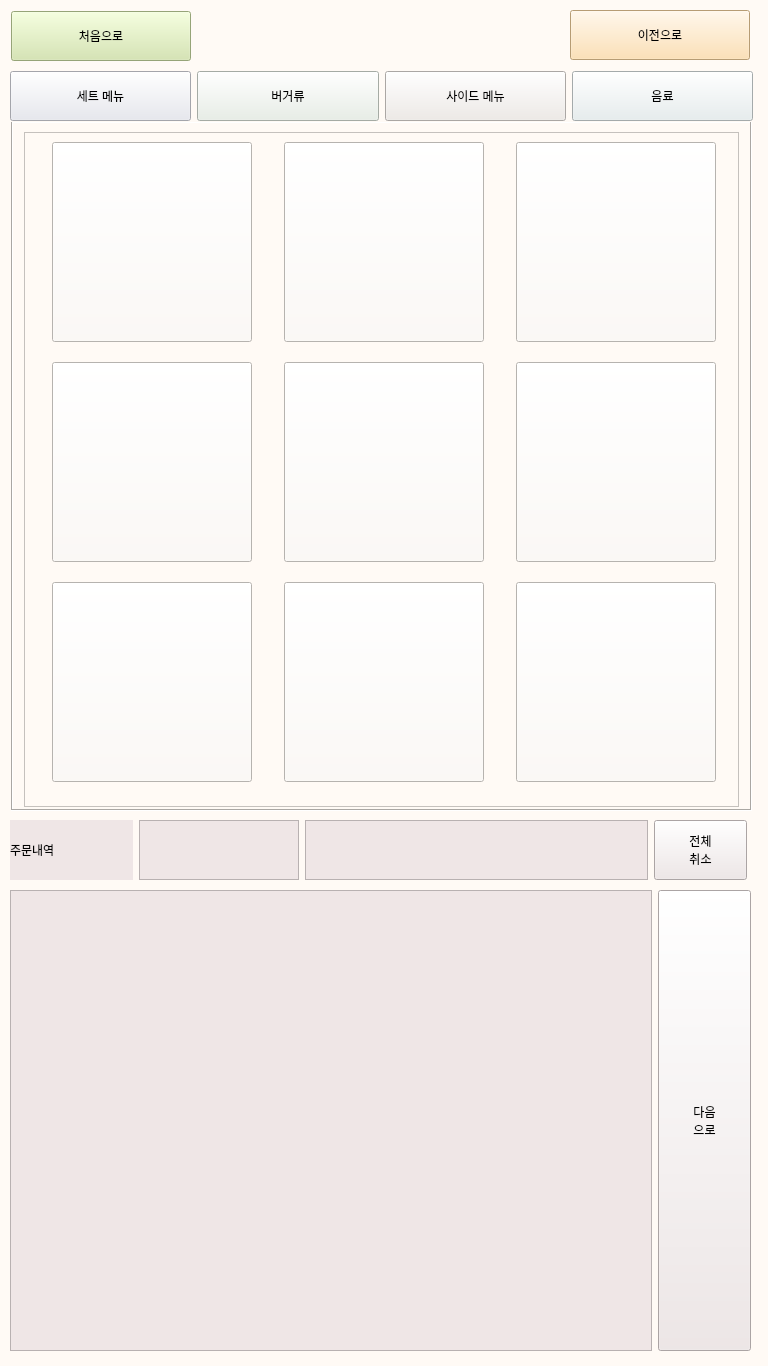
<?xml version="1.0" encoding="UTF-8"?>
<ui version="4.0">
 <class>Form</class>
 <widget class="QWidget" name="Form">
  <property name="geometry">
   <rect>
    <x>0</x>
    <y>0</y>
    <width>768</width>
    <height>1366</height>
   </rect>
  </property>
  <property name="minimumSize">
   <size>
    <width>768</width>
    <height>1366</height>
   </size>
  </property>
  <property name="maximumSize">
   <size>
    <width>768</width>
    <height>1366</height>
   </size>
  </property>
  <property name="windowTitle">
   <string>Form</string>
  </property>
  <property name="styleSheet">
   <string notr="true">background-color: rgb(255, 250, 245);</string>
  </property>
  <widget class="QPushButton" name="Button_back">
   <property name="geometry">
    <rect>
     <x>570</x>
     <y>10</y>
     <width>180</width>
     <height>50</height>
    </rect>
   </property>
   <property name="minimumSize">
    <size>
     <width>180</width>
     <height>50</height>
    </size>
   </property>
   <property name="maximumSize">
    <size>
     <width>180</width>
     <height>16777215</height>
    </size>
   </property>
   <property name="styleSheet">
    <string notr="true">background-color: rgb(255, 218, 162);
font: 22pt &quot;나눔스퀘어&quot;;</string>
   </property>
   <property name="text">
    <string>이전으로</string>
   </property>
  </widget>
  <widget class="QPushButton" name="Button_home">
   <property name="geometry">
    <rect>
     <x>11</x>
     <y>11</y>
     <width>180</width>
     <height>50</height>
    </rect>
   </property>
   <property name="minimumSize">
    <size>
     <width>180</width>
     <height>50</height>
    </size>
   </property>
   <property name="maximumSize">
    <size>
     <width>180</width>
     <height>16777215</height>
    </size>
   </property>
   <property name="styleSheet">
    <string notr="true">background-color: rgb(210, 229, 168);
font: 22pt &quot;나눔스퀘어&quot;;</string>
   </property>
   <property name="text">
    <string>처음으로</string>
   </property>
  </widget>
  <widget class="QWidget" name="layoutWidget">
   <property name="geometry">
    <rect>
     <x>10</x>
     <y>890</y>
     <width>741</width>
     <height>461</height>
    </rect>
   </property>
   <layout class="QGridLayout" name="gridLayout_2">
    <item row="0" column="1">
     <widget class="QPushButton" name="nextbtn">
      <property name="minimumSize">
       <size>
        <width>93</width>
        <height>200</height>
       </size>
      </property>
      <property name="maximumSize">
       <size>
        <width>93</width>
        <height>2000</height>
       </size>
      </property>
      <property name="styleSheet">
       <string notr="true">background-color: rgb(239, 230, 230);
font: 20pt &quot;나눔스퀘어&quot;;</string>
      </property>
      <property name="text">
       <string>다음
으로</string>
      </property>
     </widget>
    </item>
    <item row="0" column="0">
     <widget class="QScrollArea" name="scroll_basket">
      <property name="styleSheet">
       <string notr="true">background-color: rgb(239, 230, 230);</string>
      </property>
      <property name="verticalScrollBarPolicy">
       <enum>Qt::ScrollBarAlwaysOff</enum>
      </property>
      <property name="horizontalScrollBarPolicy">
       <enum>Qt::ScrollBarAlwaysOff</enum>
      </property>
      <property name="widgetResizable">
       <bool>true</bool>
      </property>
      <property name="alignment">
       <set>Qt::AlignLeading|Qt::AlignLeft|Qt::AlignTop</set>
      </property>
      <widget class="QWidget" name="scrollAreaWidgetContents_4">
       <property name="geometry">
        <rect>
         <x>0</x>
         <y>0</y>
         <width>650</width>
         <height>457</height>
        </rect>
       </property>
       <property name="minimumSize">
        <size>
         <width>650</width>
         <height>0</height>
        </size>
       </property>
       <property name="maximumSize">
        <size>
         <width>650</width>
         <height>16777215</height>
        </size>
       </property>
       <layout class="QVBoxLayout" name="verticalLayout">
        <item>
         <layout class="QVBoxLayout" name="Layout_basket">
          <property name="spacing">
           <number>7</number>
          </property>
          <property name="sizeConstraint">
           <enum>QLayout::SetDefaultConstraint</enum>
          </property>
         </layout>
        </item>
        <item>
         <widget class="QWidget" name="widget" native="true">
          <property name="minimumSize">
           <size>
            <width>620</width>
            <height>100</height>
           </size>
          </property>
          <property name="maximumSize">
           <size>
            <width>620</width>
            <height>100</height>
           </size>
          </property>
         </widget>
        </item>
       </layout>
      </widget>
     </widget>
    </item>
   </layout>
  </widget>
  <widget class="QWidget" name="layoutWidget">
   <property name="geometry">
    <rect>
     <x>10</x>
     <y>820</y>
     <width>742</width>
     <height>62</height>
    </rect>
   </property>
   <layout class="QGridLayout" name="gridLayout_10">
    <property name="sizeConstraint">
     <enum>QLayout::SetMaximumSize</enum>
    </property>
    <item row="0" column="1">
     <widget class="QTextEdit" name="all_count">
      <property name="minimumSize">
       <size>
        <width>160</width>
        <height>60</height>
       </size>
      </property>
      <property name="maximumSize">
       <size>
        <width>160</width>
        <height>60</height>
       </size>
      </property>
      <property name="styleSheet">
       <string notr="true">background-color: rgb(239, 230, 230);
font: 18pt &quot;나눔스퀘어&quot;;</string>
      </property>
     </widget>
    </item>
    <item row="0" column="2">
     <widget class="QTextEdit" name="all_price">
      <property name="minimumSize">
       <size>
        <width>343</width>
        <height>60</height>
       </size>
      </property>
      <property name="maximumSize">
       <size>
        <width>343</width>
        <height>60</height>
       </size>
      </property>
      <property name="styleSheet">
       <string notr="true">background-color: rgb(239, 230, 230);
font: 18pt &quot;나눔스퀘어&quot;;</string>
      </property>
     </widget>
    </item>
    <item row="0" column="3">
     <widget class="QPushButton" name="all_cancel">
      <property name="minimumSize">
       <size>
        <width>93</width>
        <height>60</height>
       </size>
      </property>
      <property name="maximumSize">
       <size>
        <width>93</width>
        <height>60</height>
       </size>
      </property>
      <property name="styleSheet">
       <string notr="true">background-color: rgb(239, 230, 230);
font: 19pt &quot;나눔스퀘어&quot;;</string>
      </property>
      <property name="text">
       <string>전체
취소</string>
      </property>
     </widget>
    </item>
    <item row="0" column="0">
     <widget class="QLabel" name="label">
      <property name="maximumSize">
       <size>
        <width>123</width>
        <height>60</height>
       </size>
      </property>
      <property name="styleSheet">
       <string notr="true">font: 23pt &quot;나눔스퀘어&quot;;
background-color: rgb(239, 230, 230);</string>
      </property>
      <property name="text">
       <string>주문내역</string>
      </property>
     </widget>
    </item>
   </layout>
  </widget>
  <widget class="QStackedWidget" name="basic_Widget">
   <property name="geometry">
    <rect>
     <x>11</x>
     <y>121</y>
     <width>741</width>
     <height>690</height>
    </rect>
   </property>
   <property name="minimumSize">
    <size>
     <width>741</width>
     <height>690</height>
    </size>
   </property>
   <property name="maximumSize">
    <size>
     <width>16777215</width>
     <height>690</height>
    </size>
   </property>
   <property name="styleSheet">
    <string notr="true"/>
   </property>
   <property name="frameShape">
    <enum>QFrame::Box</enum>
   </property>
   <property name="frameShadow">
    <enum>QFrame::Sunken</enum>
   </property>
   <property name="currentIndex">
    <number>0</number>
   </property>
   <widget class="QWidget" name="page_event">
    <layout class="QGridLayout" name="gridLayout_6">
     <item row="0" column="0">
      <widget class="QScrollArea" name="scroll_event">
       <property name="minimumSize">
        <size>
         <width>0</width>
         <height>675</height>
        </size>
       </property>
       <property name="maximumSize">
        <size>
         <width>715</width>
         <height>675</height>
        </size>
       </property>
       <property name="verticalScrollBarPolicy">
        <enum>Qt::ScrollBarAlwaysOff</enum>
       </property>
       <property name="horizontalScrollBarPolicy">
        <enum>Qt::ScrollBarAlwaysOff</enum>
       </property>
       <property name="widgetResizable">
        <bool>true</bool>
       </property>
       <widget class="QWidget" name="scrollAreaWidgetContents_3">
        <property name="geometry">
         <rect>
          <x>0</x>
          <y>0</y>
          <width>713</width>
          <height>673</height>
         </rect>
        </property>
        <widget class="QWidget" name="layoutWidget">
         <property name="geometry">
          <rect>
           <x>10</x>
           <y>4</y>
           <width>701</width>
           <height>651</height>
          </rect>
         </property>
         <layout class="QGridLayout" name="gridLayout">
          <property name="leftMargin">
           <number>0</number>
          </property>
          <property name="topMargin">
           <number>0</number>
          </property>
          <property name="rightMargin">
           <number>0</number>
          </property>
          <property name="bottomMargin">
           <number>0</number>
          </property>
          <property name="spacing">
           <number>15</number>
          </property>
          <item row="0" column="0">
           <widget class="QPushButton" name="menu_00">
            <property name="minimumSize">
             <size>
              <width>200</width>
              <height>200</height>
             </size>
            </property>
            <property name="maximumSize">
             <size>
              <width>200</width>
              <height>200</height>
             </size>
            </property>
            <property name="text">
             <string/>
            </property>
           </widget>
          </item>
          <item row="0" column="1">
           <widget class="QPushButton" name="menu_01">
            <property name="minimumSize">
             <size>
              <width>200</width>
              <height>200</height>
             </size>
            </property>
            <property name="maximumSize">
             <size>
              <width>200</width>
              <height>200</height>
             </size>
            </property>
            <property name="text">
             <string/>
            </property>
           </widget>
          </item>
          <item row="0" column="2">
           <widget class="QPushButton" name="menu_02">
            <property name="minimumSize">
             <size>
              <width>200</width>
              <height>200</height>
             </size>
            </property>
            <property name="maximumSize">
             <size>
              <width>200</width>
              <height>200</height>
             </size>
            </property>
            <property name="text">
             <string/>
            </property>
           </widget>
          </item>
          <item row="1" column="0">
           <widget class="QPushButton" name="menu_03">
            <property name="minimumSize">
             <size>
              <width>200</width>
              <height>200</height>
             </size>
            </property>
            <property name="maximumSize">
             <size>
              <width>200</width>
              <height>200</height>
             </size>
            </property>
            <property name="text">
             <string/>
            </property>
           </widget>
          </item>
          <item row="1" column="1">
           <widget class="QPushButton" name="menu_04">
            <property name="minimumSize">
             <size>
              <width>200</width>
              <height>200</height>
             </size>
            </property>
            <property name="maximumSize">
             <size>
              <width>200</width>
              <height>200</height>
             </size>
            </property>
            <property name="text">
             <string/>
            </property>
           </widget>
          </item>
          <item row="1" column="2">
           <widget class="QPushButton" name="menu_05">
            <property name="minimumSize">
             <size>
              <width>200</width>
              <height>200</height>
             </size>
            </property>
            <property name="maximumSize">
             <size>
              <width>200</width>
              <height>200</height>
             </size>
            </property>
            <property name="text">
             <string/>
            </property>
           </widget>
          </item>
          <item row="2" column="0">
           <widget class="QPushButton" name="menu_06">
            <property name="minimumSize">
             <size>
              <width>200</width>
              <height>200</height>
             </size>
            </property>
            <property name="maximumSize">
             <size>
              <width>200</width>
              <height>200</height>
             </size>
            </property>
            <property name="text">
             <string/>
            </property>
           </widget>
          </item>
          <item row="2" column="1">
           <widget class="QPushButton" name="menu_07">
            <property name="minimumSize">
             <size>
              <width>200</width>
              <height>200</height>
             </size>
            </property>
            <property name="maximumSize">
             <size>
              <width>200</width>
              <height>200</height>
             </size>
            </property>
            <property name="text">
             <string/>
            </property>
           </widget>
          </item>
          <item row="2" column="2">
           <widget class="QPushButton" name="menu_08">
            <property name="minimumSize">
             <size>
              <width>200</width>
              <height>200</height>
             </size>
            </property>
            <property name="maximumSize">
             <size>
              <width>200</width>
              <height>200</height>
             </size>
            </property>
            <property name="text">
             <string/>
            </property>
           </widget>
          </item>
         </layout>
        </widget>
       </widget>
      </widget>
     </item>
    </layout>
   </widget>
   <widget class="QWidget" name="page_burger">
    <layout class="QGridLayout" name="gridLayout_11">
     <item row="0" column="0">
      <widget class="QScrollArea" name="scroll_burger">
       <property name="verticalScrollBarPolicy">
        <enum>Qt::ScrollBarAlwaysOff</enum>
       </property>
       <property name="horizontalScrollBarPolicy">
        <enum>Qt::ScrollBarAlwaysOff</enum>
       </property>
       <property name="widgetResizable">
        <bool>true</bool>
       </property>
       <widget class="QWidget" name="scrollAreaWidgetContents_7">
        <property name="geometry">
         <rect>
          <x>0</x>
          <y>0</y>
          <width>822</width>
          <height>572</height>
         </rect>
        </property>
        <layout class="QGridLayout" name="gridLayout_13">
         <item row="0" column="0">
          <layout class="QGridLayout" name="gridLayout_5">
           <property name="leftMargin">
            <number>50</number>
           </property>
           <property name="topMargin">
            <number>50</number>
           </property>
           <property name="rightMargin">
            <number>50</number>
           </property>
           <property name="bottomMargin">
            <number>50</number>
           </property>
           <property name="spacing">
            <number>50</number>
           </property>
           <item row="0" column="0">
            <widget class="QPushButton" name="pushButton_15">
             <property name="minimumSize">
              <size>
               <width>200</width>
               <height>200</height>
              </size>
             </property>
             <property name="text">
              <string>버거 1</string>
             </property>
            </widget>
           </item>
           <item row="0" column="1">
            <widget class="QPushButton" name="pushButton_14">
             <property name="minimumSize">
              <size>
               <width>200</width>
               <height>200</height>
              </size>
             </property>
             <property name="text">
              <string>버거2</string>
             </property>
            </widget>
           </item>
           <item row="1" column="0">
            <widget class="QPushButton" name="pushButton_16">
             <property name="minimumSize">
              <size>
               <width>200</width>
               <height>200</height>
              </size>
             </property>
             <property name="text">
              <string>버거4</string>
             </property>
            </widget>
           </item>
           <item row="1" column="2">
            <widget class="QPushButton" name="pushButton_18">
             <property name="minimumSize">
              <size>
               <width>200</width>
               <height>200</height>
              </size>
             </property>
             <property name="text">
              <string>버거6</string>
             </property>
            </widget>
           </item>
           <item row="1" column="1">
            <widget class="QPushButton" name="pushButton_17">
             <property name="minimumSize">
              <size>
               <width>200</width>
               <height>200</height>
              </size>
             </property>
             <property name="text">
              <string>버거5</string>
             </property>
            </widget>
           </item>
           <item row="0" column="2">
            <widget class="QPushButton" name="pushButton_13">
             <property name="minimumSize">
              <size>
               <width>200</width>
               <height>200</height>
              </size>
             </property>
             <property name="text">
              <string>버거3</string>
             </property>
            </widget>
           </item>
          </layout>
         </item>
        </layout>
       </widget>
      </widget>
     </item>
    </layout>
   </widget>
   <widget class="QWidget" name="page_side">
    <layout class="QGridLayout" name="gridLayout_8">
     <item row="0" column="0">
      <widget class="QScrollArea" name="scroll_side">
       <property name="minimumSize">
        <size>
         <width>0</width>
         <height>450</height>
        </size>
       </property>
       <property name="verticalScrollBarPolicy">
        <enum>Qt::ScrollBarAlwaysOff</enum>
       </property>
       <property name="horizontalScrollBarPolicy">
        <enum>Qt::ScrollBarAlwaysOff</enum>
       </property>
       <property name="widgetResizable">
        <bool>true</bool>
       </property>
       <widget class="QWidget" name="scrollAreaWidgetContents">
        <property name="geometry">
         <rect>
          <x>0</x>
          <y>0</y>
          <width>98</width>
          <height>448</height>
         </rect>
        </property>
        <widget class="QPushButton" name="pushButton_19">
         <property name="geometry">
          <rect>
           <x>381</x>
           <y>11</y>
           <width>94</width>
           <height>100</height>
          </rect>
         </property>
         <property name="minimumSize">
          <size>
           <width>0</width>
           <height>100</height>
          </size>
         </property>
         <property name="maximumSize">
          <size>
           <width>100</width>
           <height>16777215</height>
          </size>
         </property>
         <property name="text">
          <string>PushButton1</string>
         </property>
        </widget>
        <widget class="QPushButton" name="pushButton_26">
         <property name="geometry">
          <rect>
           <x>381</x>
           <y>118</y>
           <width>93</width>
           <height>100</height>
          </rect>
         </property>
         <property name="minimumSize">
          <size>
           <width>0</width>
           <height>100</height>
          </size>
         </property>
         <property name="maximumSize">
          <size>
           <width>100</width>
           <height>16777215</height>
          </size>
         </property>
         <property name="text">
          <string>2</string>
         </property>
        </widget>
        <widget class="QPushButton" name="pushButton_30">
         <property name="geometry">
          <rect>
           <x>381</x>
           <y>225</y>
           <width>93</width>
           <height>100</height>
          </rect>
         </property>
         <property name="minimumSize">
          <size>
           <width>0</width>
           <height>100</height>
          </size>
         </property>
         <property name="maximumSize">
          <size>
           <width>100</width>
           <height>16777215</height>
          </size>
         </property>
         <property name="text">
          <string>3</string>
         </property>
        </widget>
        <widget class="QPushButton" name="pushButton_29">
         <property name="geometry">
          <rect>
           <x>381</x>
           <y>332</y>
           <width>93</width>
           <height>100</height>
          </rect>
         </property>
         <property name="minimumSize">
          <size>
           <width>0</width>
           <height>100</height>
          </size>
         </property>
         <property name="maximumSize">
          <size>
           <width>100</width>
           <height>16777215</height>
          </size>
         </property>
         <property name="text">
          <string>PushButton</string>
         </property>
        </widget>
        <widget class="QPushButton" name="pushButton_28">
         <property name="geometry">
          <rect>
           <x>381</x>
           <y>439</y>
           <width>93</width>
           <height>100</height>
          </rect>
         </property>
         <property name="minimumSize">
          <size>
           <width>0</width>
           <height>100</height>
          </size>
         </property>
         <property name="maximumSize">
          <size>
           <width>100</width>
           <height>16777215</height>
          </size>
         </property>
         <property name="text">
          <string>PushButton</string>
         </property>
        </widget>
        <widget class="QPushButton" name="pushButton_27">
         <property name="geometry">
          <rect>
           <x>381</x>
           <y>546</y>
           <width>93</width>
           <height>100</height>
          </rect>
         </property>
         <property name="minimumSize">
          <size>
           <width>0</width>
           <height>100</height>
          </size>
         </property>
         <property name="maximumSize">
          <size>
           <width>100</width>
           <height>16777215</height>
          </size>
         </property>
         <property name="text">
          <string>PushButton</string>
         </property>
        </widget>
        <widget class="QPushButton" name="pushButton_25">
         <property name="geometry">
          <rect>
           <x>381</x>
           <y>653</y>
           <width>93</width>
           <height>100</height>
          </rect>
         </property>
         <property name="minimumSize">
          <size>
           <width>0</width>
           <height>100</height>
          </size>
         </property>
         <property name="maximumSize">
          <size>
           <width>100</width>
           <height>16777215</height>
          </size>
         </property>
         <property name="text">
          <string>PushButton</string>
         </property>
        </widget>
        <widget class="QPushButton" name="pushButton_24">
         <property name="geometry">
          <rect>
           <x>381</x>
           <y>760</y>
           <width>93</width>
           <height>100</height>
          </rect>
         </property>
         <property name="minimumSize">
          <size>
           <width>0</width>
           <height>100</height>
          </size>
         </property>
         <property name="maximumSize">
          <size>
           <width>100</width>
           <height>16777215</height>
          </size>
         </property>
         <property name="text">
          <string>PushButton</string>
         </property>
        </widget>
        <widget class="QPushButton" name="pushButton_23">
         <property name="geometry">
          <rect>
           <x>381</x>
           <y>867</y>
           <width>93</width>
           <height>100</height>
          </rect>
         </property>
         <property name="minimumSize">
          <size>
           <width>0</width>
           <height>100</height>
          </size>
         </property>
         <property name="maximumSize">
          <size>
           <width>100</width>
           <height>16777215</height>
          </size>
         </property>
         <property name="text">
          <string>PushButton</string>
         </property>
        </widget>
        <widget class="QPushButton" name="pushButton_22">
         <property name="geometry">
          <rect>
           <x>381</x>
           <y>974</y>
           <width>93</width>
           <height>100</height>
          </rect>
         </property>
         <property name="minimumSize">
          <size>
           <width>0</width>
           <height>100</height>
          </size>
         </property>
         <property name="maximumSize">
          <size>
           <width>100</width>
           <height>16777215</height>
          </size>
         </property>
         <property name="text">
          <string>PushButton</string>
         </property>
        </widget>
        <widget class="QPushButton" name="pushButton_21">
         <property name="geometry">
          <rect>
           <x>381</x>
           <y>1081</y>
           <width>93</width>
           <height>100</height>
          </rect>
         </property>
         <property name="minimumSize">
          <size>
           <width>0</width>
           <height>100</height>
          </size>
         </property>
         <property name="maximumSize">
          <size>
           <width>100</width>
           <height>16777215</height>
          </size>
         </property>
         <property name="text">
          <string>PushButton</string>
         </property>
        </widget>
        <widget class="QPushButton" name="pushButton_20">
         <property name="geometry">
          <rect>
           <x>381</x>
           <y>1188</y>
           <width>93</width>
           <height>100</height>
          </rect>
         </property>
         <property name="minimumSize">
          <size>
           <width>0</width>
           <height>100</height>
          </size>
         </property>
         <property name="maximumSize">
          <size>
           <width>100</width>
           <height>16777215</height>
          </size>
         </property>
         <property name="text">
          <string>PushButton</string>
         </property>
        </widget>
       </widget>
      </widget>
     </item>
    </layout>
   </widget>
   <widget class="QWidget" name="page_drink">
    <layout class="QGridLayout" name="gridLayout_14">
     <item row="0" column="0">
      <widget class="QScrollArea" name="scroll_drink">
       <property name="verticalScrollBarPolicy">
        <enum>Qt::ScrollBarAlwaysOff</enum>
       </property>
       <property name="horizontalScrollBarPolicy">
        <enum>Qt::ScrollBarAlwaysOff</enum>
       </property>
       <property name="widgetResizable">
        <bool>true</bool>
       </property>
       <widget class="QWidget" name="scrollAreaWidgetContents_8">
        <property name="geometry">
         <rect>
          <x>0</x>
          <y>0</y>
          <width>822</width>
          <height>572</height>
         </rect>
        </property>
        <layout class="QGridLayout" name="gridLayout_16">
         <item row="0" column="0">
          <layout class="QGridLayout" name="gridLayout_15">
           <property name="leftMargin">
            <number>50</number>
           </property>
           <property name="topMargin">
            <number>50</number>
           </property>
           <property name="rightMargin">
            <number>50</number>
           </property>
           <property name="bottomMargin">
            <number>50</number>
           </property>
           <property name="spacing">
            <number>50</number>
           </property>
           <item row="0" column="0">
            <widget class="QPushButton" name="pushButton_38">
             <property name="minimumSize">
              <size>
               <width>200</width>
               <height>200</height>
              </size>
             </property>
             <property name="text">
              <string>음료 1</string>
             </property>
            </widget>
           </item>
           <item row="0" column="1">
            <widget class="QPushButton" name="pushButton_39">
             <property name="minimumSize">
              <size>
               <width>200</width>
               <height>200</height>
              </size>
             </property>
             <property name="text">
              <string>음료 2</string>
             </property>
            </widget>
           </item>
           <item row="1" column="0">
            <widget class="QPushButton" name="pushButton_40">
             <property name="minimumSize">
              <size>
               <width>200</width>
               <height>200</height>
              </size>
             </property>
             <property name="text">
              <string>행사4</string>
             </property>
            </widget>
           </item>
           <item row="1" column="2">
            <widget class="QPushButton" name="pushButton_41">
             <property name="minimumSize">
              <size>
               <width>200</width>
               <height>200</height>
              </size>
             </property>
             <property name="text">
              <string>행사6</string>
             </property>
            </widget>
           </item>
           <item row="1" column="1">
            <widget class="QPushButton" name="pushButton_42">
             <property name="minimumSize">
              <size>
               <width>200</width>
               <height>200</height>
              </size>
             </property>
             <property name="text">
              <string>행사5</string>
             </property>
            </widget>
           </item>
           <item row="0" column="2">
            <widget class="QPushButton" name="pushButton_43">
             <property name="minimumSize">
              <size>
               <width>200</width>
               <height>200</height>
              </size>
             </property>
             <property name="text">
              <string>음료 3</string>
             </property>
            </widget>
           </item>
          </layout>
         </item>
        </layout>
       </widget>
      </widget>
     </item>
    </layout>
   </widget>
   <widget class="QWidget" name="page_set">
    <layout class="QGridLayout" name="gridLayout_4"/>
   </widget>
  </widget>
  <widget class="QWidget" name="layoutWidget">
   <property name="geometry">
    <rect>
     <x>10</x>
     <y>70</y>
     <width>743</width>
     <height>52</height>
    </rect>
   </property>
   <layout class="QHBoxLayout" name="horizontalLayout">
    <item>
     <widget class="QPushButton" name="Button_set">
      <property name="minimumSize">
       <size>
        <width>180</width>
        <height>50</height>
       </size>
      </property>
      <property name="styleSheet">
       <string notr="true">background-color: rgb(230, 231, 239);
font: 22pt &quot;나눔스퀘어&quot;;</string>
      </property>
      <property name="text">
       <string>세트 메뉴</string>
      </property>
     </widget>
    </item>
    <item>
     <widget class="QPushButton" name="Button_burger">
      <property name="minimumSize">
       <size>
        <width>180</width>
        <height>50</height>
       </size>
      </property>
      <property name="styleSheet">
       <string notr="true">background-color: rgb(231, 239, 230);
font: 22pt &quot;나눔스퀘어&quot;;</string>
      </property>
      <property name="text">
       <string>버거류</string>
      </property>
     </widget>
    </item>
    <item>
     <widget class="QPushButton" name="Button_side">
      <property name="minimumSize">
       <size>
        <width>180</width>
        <height>50</height>
       </size>
      </property>
      <property name="styleSheet">
       <string notr="true">background-color: rgb(239, 234, 230);
font: 22pt &quot;나눔스퀘어&quot;;</string>
      </property>
      <property name="text">
       <string>사이드 메뉴</string>
      </property>
     </widget>
    </item>
    <item>
     <widget class="QPushButton" name="Button_drink">
      <property name="minimumSize">
       <size>
        <width>180</width>
        <height>50</height>
       </size>
      </property>
      <property name="styleSheet">
       <string notr="true">background-color: rgb(230, 238, 239);
font: 22pt &quot;나눔스퀘어&quot;;</string>
      </property>
      <property name="text">
       <string>음료</string>
      </property>
     </widget>
    </item>
   </layout>
  </widget>
 </widget>
 <resources/>
 <connections/>
</ui>
